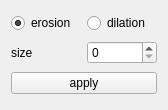
<?xml version="1.0" encoding="UTF-8"?>
<ui version="4.0">
 <class>Form</class>
 <widget class="QWidget" name="Form">
  <property name="geometry">
   <rect>
    <x>0</x>
    <y>0</y>
    <width>168</width>
    <height>110</height>
   </rect>
  </property>
  <property name="windowTitle">
   <string>Form</string>
  </property>
  <layout class="QVBoxLayout" name="verticalLayout">
   <item>
    <layout class="QGridLayout" name="gridLayout">
     <item row="0" column="0">
      <widget class="QRadioButton" name="erosion">
       <property name="text">
        <string>erosion</string>
       </property>
       <property name="checked">
        <bool>true</bool>
       </property>
      </widget>
     </item>
     <item row="0" column="1">
      <widget class="QRadioButton" name="dilation">
       <property name="text">
        <string>dilation</string>
       </property>
      </widget>
     </item>
    </layout>
   </item>
   <item>
    <layout class="QHBoxLayout" name="horizontalLayout">
     <item>
      <widget class="QLabel" name="label">
       <property name="text">
        <string>size</string>
       </property>
      </widget>
     </item>
     <item>
      <widget class="QSpinBox" name="size"/>
     </item>
    </layout>
   </item>
   <item>
    <widget class="QPushButton" name="apply">
     <property name="text">
      <string>apply</string>
     </property>
    </widget>
   </item>
  </layout>
 </widget>
 <resources/>
 <connections/>
</ui>
